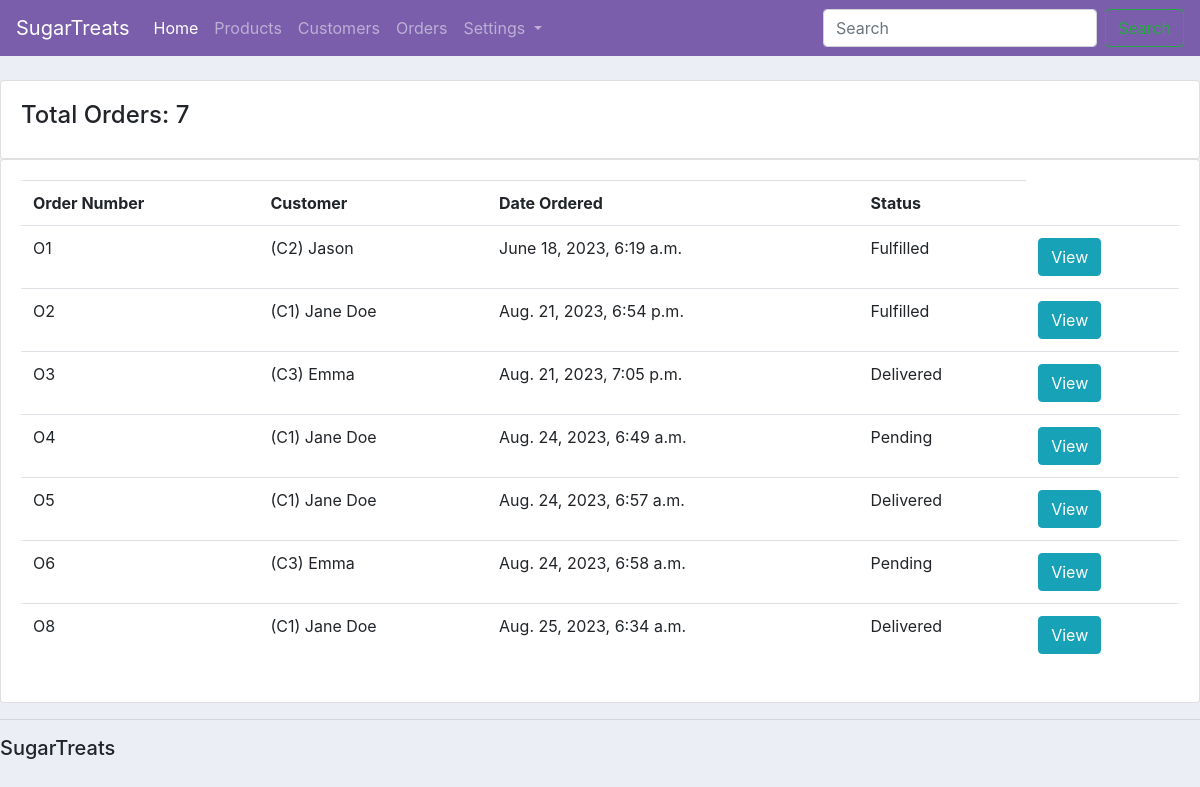
/orders/, run on an earlier commit of the app's database.
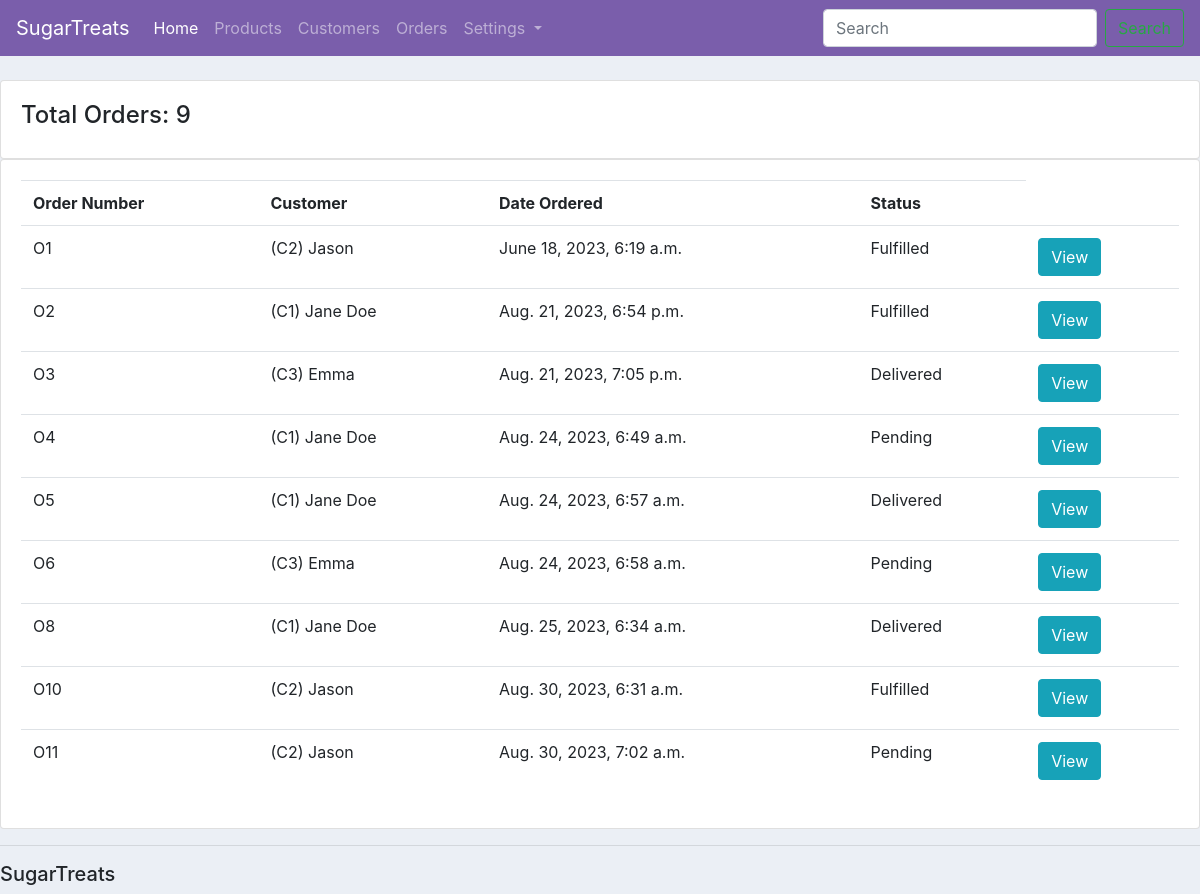
And on a later commit of the database.
### ecomm/models.py (models this page shows, shortened)
class Order(models.Model):
    STATUS = (
        ("Pending", "Pending"),
        ("Fulfilled", "Fulfilled"),
        ("Delivered","Delivered"),
    )
    customer = models.ForeignKey(Customer, null = True, on_delete = models.SET_NULL, related_name = 'orders')
    order_items = models.ManyToManyField("OrderItem", related_name = 'orders')
    note = models.CharField(max_length= 300, null = True, blank = True)
    date_created=models.DateTimeField(auto_now_add=True, null=True)
    status = models.CharField(max_length = 200, null = True, choices = STATUS)

class Customer(models.Model):
    name = models.CharField(max_length=200, null=True)
    email = models.CharField(max_length=200, null=True)
    phone = models.CharField(max_length=200, null=True)
    date_created = models.DateTimeField(auto_now_add=True, null=True)
    def __str__(self):
        result = "(C" + str(self.id) + ") " + str(self.name) #adding str infront of self.name because name could be null which could give error
        return result

### ecomm/views.py (the view)
# urls.py: path("orders/", views.orders, name = "orders"),
def orders(request):
    orders = Order.objects.all()
    context = {"orders": orders}
    return render(request, "ecomm/orders.html", context)

### ecomm/templates/ecomm/orders.html
{% extends "ecomm/main.html" %}
{% block content %}
<br>
<div class = "row">
    <div class ="col-md">
        <div class = "card card-body">
            <h4>Total Orders: {{orders.count}} </h4>
        </div>
        <div class = "card card-body">
            <table class = "table">
                <tr>
                    <th>Order Number</th>
                    <th>Customer</th>
                    <th>Date Ordered</th>
                    <th>Status</th>
                </tr>
                {% for order in orders %}
                    <tr>
                        <td>O{{order.id}}</td>
                        <td>{{order.customer}}</td>
                        <td>{{order.date_created}}</td>
                        <td>{{order.status}}</td>
                        <td><a class = "btn btn-small btn-info" href="{% url 'profile' order.customer.id %}">View</a></td>
                    </tr>
                {% endfor %}
            </table>
        </div>
    </div>
</div>
{% endblock content %}

### ecomm/templates/ecomm/main.html (shortened to what this page needs)
{% include "ecomm/navbar.html" %}
{% load static %}
<head>
  <link
    rel="stylesheet"
    href="https://cdn.jsdelivr.net/npm/bootstrap@4.3.1/dist/css/bootstrap.min.css"
  />
  <link rel="stylesheet" type="text/css" href="{% static "/css/main.css" %}">
</head>
<body>
  {% block content%} {% endblock %}
  <hr />
  <h5>SugarTreats</h5>
</body>

### ecomm/templates/ecomm/navbar.html (shortened to what this page needs)
{% block content %}
<nav class="navbar navbar-expand-lg navbar-dark" style = "background-color: #7a5eab;">
    <a class="navbar-brand" href="#">SugarTreats</a>
    <div class="collapse navbar-collapse" id="navbarSupportedContent">
      <ul class="navbar-nav mr-auto">
        <li class="nav-item active">
          <a class="nav-link" href="{% url 'home' %}">Home <span class="sr-only">(current)</span></a>
        </li>
        <li class="nav-item">
          <a class="nav-link" href="{% url 'products' %}">Products</a>
        </li>
        <li class="nav-item">
          <a class="nav-link" href="{% url 'customers' %}">Customers</a>
        </li>
        <li class="nav-item">
          <a class="nav-link" href="{% url 'orders' %}">Orders</a>
        </li>
        <li class="nav-item dropdown">
          <a class="nav-link dropdown-toggle" href="#" id="navbarDropdown" role="button" data-toggle="dropdown" aria-haspopup="true" aria-expanded="false">
            Settings
          </a>
      </ul>
      <form class="form-inline my-2 my-lg-0">
        <input class="form-control mr-sm-2" type="search" placeholder="Search" aria-label="Search">
        <button class="btn btn-outline-success my-2 my-sm-0" type="submit">Search</button>
      </form>
    </div>
  </nav>
{% endblock %}

### static/css/main.css (style rules this page uses)
body { background-color: #ebeff5; }

What changed in the data, as far as the page shows it:
added Order: id "10", customer "(C2) Jason", date_created "Aug. 30, 2023, 6:31 a.m.", status "Fulfilled"
added Order: id "11", customer "(C2) Jason", date_created "Aug. 30, 2023, 7:02 a.m.", status "Pending"
Also different on the page:
{{ orders.count }}: "7" → "9"
